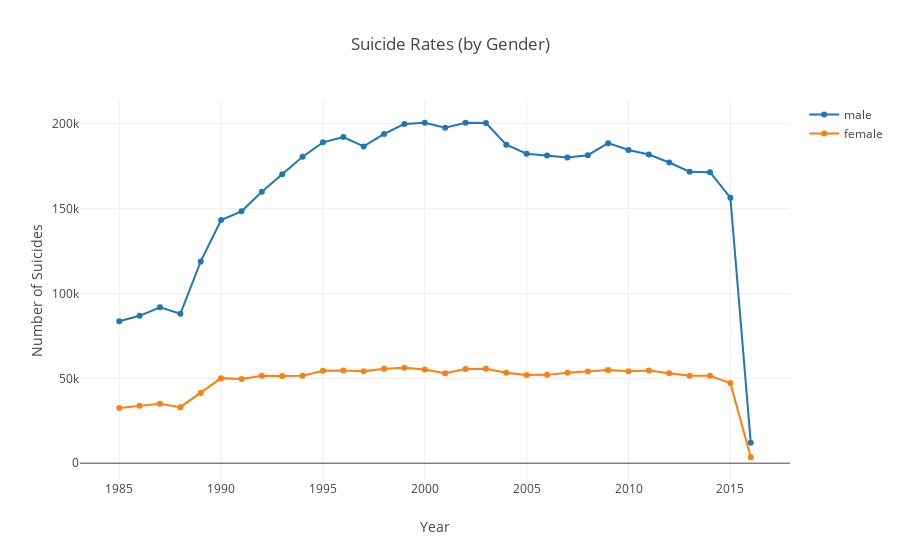

This figure's notebook cell:
### Code cell
dt_sex = df.groupby(['sex', 'year']).sum().suicides_no
trace_plot(dt_sex, categories=['male', 'female'], title='Suicide Rates (by Gender)', x_label='Year', y_label='Number of Suicides')

### Figure 1 — Plotly figure (JSON) as saved in the notebook; plotly's stock layout.template omitted (floating-point values rounded to 4 significant figures)
{"data": [{"mode": "lines+markers", "name": "male", "type": "scatter", "uid": "415ebb01-d7cb-42d3-ad7d-8e7571380147", "x": [1985, 1986, 1987, 1988, 1989, 1990, 1991, 1992, 1993, 1994, 1995, 1996, 1997, 1998, 1999, 2000, 2001, 2002, 2003, 2004, 2005, 2006, 2007, 2008, 2009, 2010, 2011, 2012, 2013, 2014, 2015, 2016], "y": [83584, 86818, 91836, 88011, 118883, 143243, 148398, 159906, 170234, 180531, 189040, 192142, 186619, 193960, 199904, 200578, 197653, 200546, 200452, 187629, 182340, 181322, 180084, 181474, 188567, 184480, 181868, 177149, 171740, 171428, 156392, 12099]}, {"mode": "lines+markers", "name": "female", "type": "scatter", "uid": "39eca39b-1f9e-41ef-ab53-a24fe3c89cf3", "x": [1985, 1986, 1987, 1988, 1989, 1990, 1991, 1992, 1993, 1994, 1995, 1996, 1997, 1998, 1999, 2000, 2001, 2002, 2003, 2004, 2005, 2006, 2007, 2008, 2009, 2010, 2011, 2012, 2013, 2014, 2015, 2016], "y": [32479, 33852, 35006, 33015, 41361, 50118, 49622, 51567, 51331, 51532, 54504, 54583, 54126, 55631, 56215, 55254, 52999, 55549, 55627, 53232, 52035, 52039, 53324, 53973, 54920, 54222, 54616, 53011, 51459, 51556, 47248, 3504]}], "layout": {"title": {"text": "Suicide Rates (by Gender)"}, "xaxis": {"title": {"text": "Year"}}, "yaxis": {"title": {"text": "Number of Suicides"}}}}
